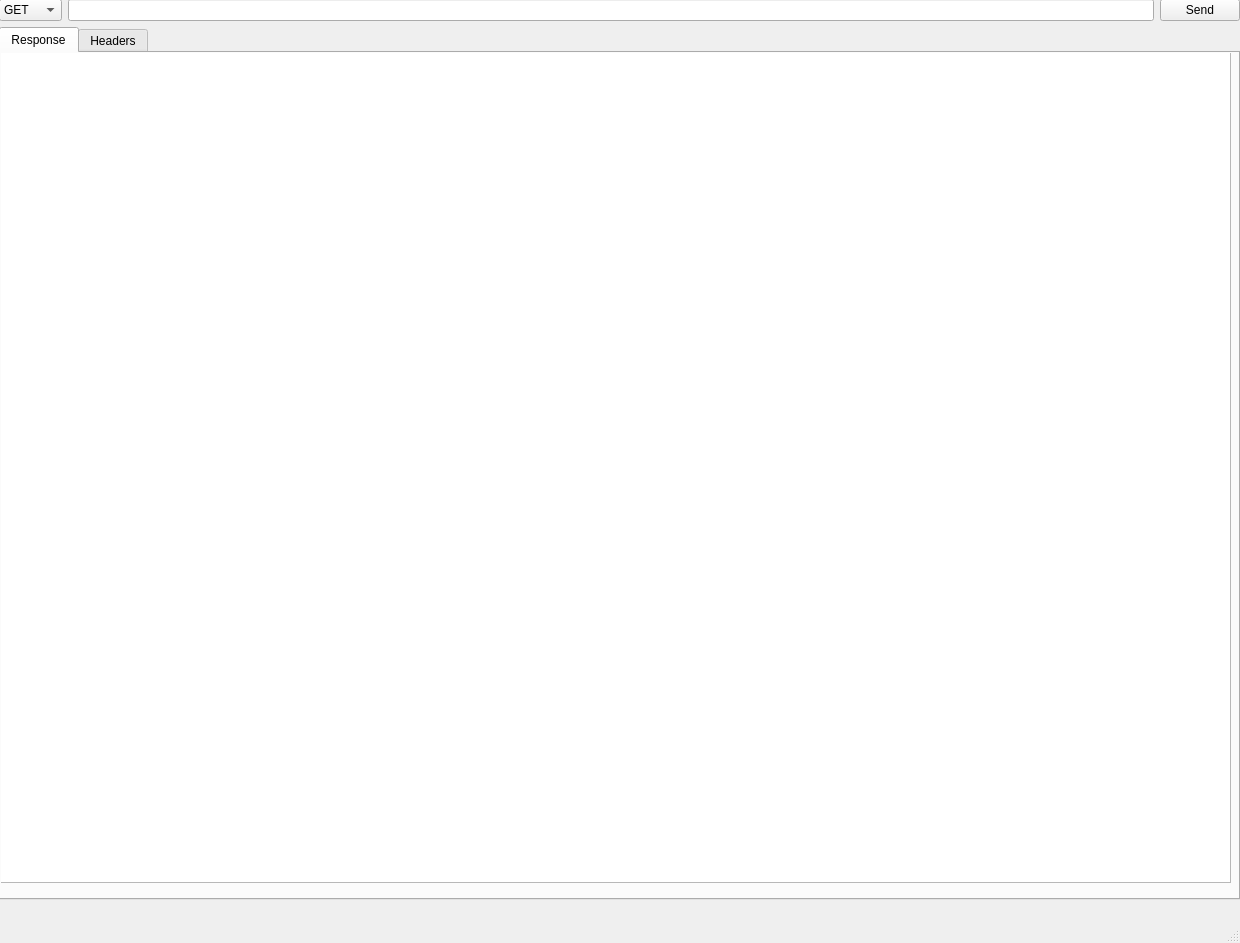
<?xml version="1.0" encoding="UTF-8"?>
<ui version="4.0">
 <class>MainWindow</class>
 <widget class="QMainWindow" name="MainWindow">
  <property name="geometry">
   <rect>
    <x>0</x>
    <y>0</y>
    <width>1240</width>
    <height>943</height>
   </rect>
  </property>
  <property name="windowTitle">
   <string>MainWindow</string>
  </property>
  <widget class="QWidget" name="centralwidget">
   <widget class="QWidget" name="verticalLayoutWidget">
    <property name="geometry">
     <rect>
      <x>-1</x>
      <y>-1</y>
      <width>1241</width>
      <height>901</height>
     </rect>
    </property>
    <layout class="QVBoxLayout" name="verticalLayout">
     <item>
      <layout class="QHBoxLayout" name="horizontalLayout">
       <property name="sizeConstraint">
        <enum>QLayout::SetDefaultConstraint</enum>
       </property>
       <item>
        <widget class="QComboBox" name="method">
         <item>
          <property name="text">
           <string>GET</string>
          </property>
         </item>
         <item>
          <property name="text">
           <string>POST</string>
          </property>
         </item>
        </widget>
       </item>
       <item>
        <widget class="QLineEdit" name="url"/>
       </item>
       <item>
        <widget class="QPushButton" name="sendButton">
         <property name="text">
          <string>Send</string>
         </property>
        </widget>
       </item>
      </layout>
     </item>
     <item>
      <widget class="QTabWidget" name="tabWidget">
       <property name="currentIndex">
        <number>0</number>
       </property>
       <widget class="QWidget" name="responseTab">
        <attribute name="title">
         <string>Response</string>
        </attribute>
        <widget class="QWidget" name="verticalLayoutWidget_2">
         <property name="geometry">
          <rect>
           <x>-1</x>
           <y>-1</y>
           <width>1231</width>
           <height>831</height>
          </rect>
         </property>
         <layout class="QVBoxLayout" name="verticalLayout_2">
          <item>
           <widget class="QTextBrowser" name="responseText"/>
          </item>
         </layout>
        </widget>
       </widget>
       <widget class="QWidget" name="headersTab">
        <attribute name="title">
         <string>Headers</string>
        </attribute>
        <widget class="QWidget" name="verticalLayoutWidget_3">
         <property name="geometry">
          <rect>
           <x>-1</x>
           <y>-1</y>
           <width>1241</width>
           <height>831</height>
          </rect>
         </property>
         <layout class="QVBoxLayout" name="verticalLayout_3">
          <item>
           <widget class="QTextBrowser" name="headersText"/>
          </item>
         </layout>
        </widget>
       </widget>
      </widget>
     </item>
    </layout>
   </widget>
  </widget>
  <widget class="QMenuBar" name="menubar">
   <property name="geometry">
    <rect>
     <x>0</x>
     <y>0</y>
     <width>1240</width>
     <height>27</height>
    </rect>
   </property>
  </widget>
  <widget class="QStatusBar" name="statusbar"/>
 </widget>
 <resources/>
 <connections/>
</ui>
